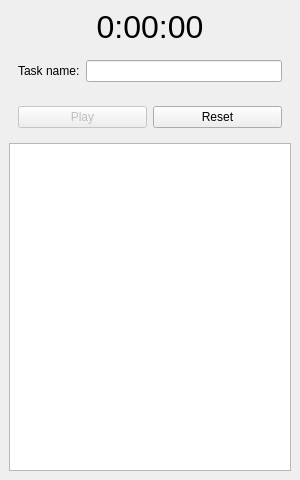
<?xml version="1.0" encoding="UTF-8"?>
<ui version="4.0">
 <class>MainWindow</class>
 <widget class="QMainWindow" name="MainWindow">
  <property name="geometry">
   <rect>
    <x>0</x>
    <y>0</y>
    <width>300</width>
    <height>480</height>
   </rect>
  </property>
  <property name="windowTitle">
   <string>MainWindow</string>
  </property>
  <widget class="QWidget" name="centralwidget">
   <layout class="QVBoxLayout" name="verticalLayout">
    <item>
     <widget class="QLabel" name="labelTime">
      <property name="font">
       <font>
        <pointsize>24</pointsize>
       </font>
      </property>
      <property name="text">
       <string>0:00:00</string>
      </property>
      <property name="alignment">
       <set>Qt::AlignCenter</set>
      </property>
     </widget>
    </item>
    <item>
     <widget class="QWidget" name="widget" native="true">
      <layout class="QHBoxLayout" name="horizontalLayout">
       <item>
        <widget class="QLabel" name="label_2">
         <property name="text">
          <string>Task name:</string>
         </property>
        </widget>
       </item>
       <item>
        <widget class="QLineEdit" name="lineEditTaskName"/>
       </item>
      </layout>
     </widget>
    </item>
    <item>
     <widget class="QWidget" name="widget_2" native="true">
      <layout class="QHBoxLayout" name="horizontalLayout_2">
       <item>
        <widget class="QPushButton" name="pushButtonPlay">
         <property name="enabled">
          <bool>false</bool>
         </property>
         <property name="text">
          <string>Play</string>
         </property>
        </widget>
       </item>
       <item>
        <widget class="QPushButton" name="pushButtonReset">
         <property name="text">
          <string>Reset</string>
         </property>
        </widget>
       </item>
      </layout>
     </widget>
    </item>
    <item>
     <widget class="QListWidget" name="listWidgetLog">
      <property name="focusPolicy">
       <enum>Qt::NoFocus</enum>
      </property>
     </widget>
    </item>
   </layout>
  </widget>
 </widget>
 <tabstops>
  <tabstop>lineEditTaskName</tabstop>
  <tabstop>pushButtonPlay</tabstop>
  <tabstop>pushButtonReset</tabstop>
 </tabstops>
 <resources/>
 <connections/>
</ui>
